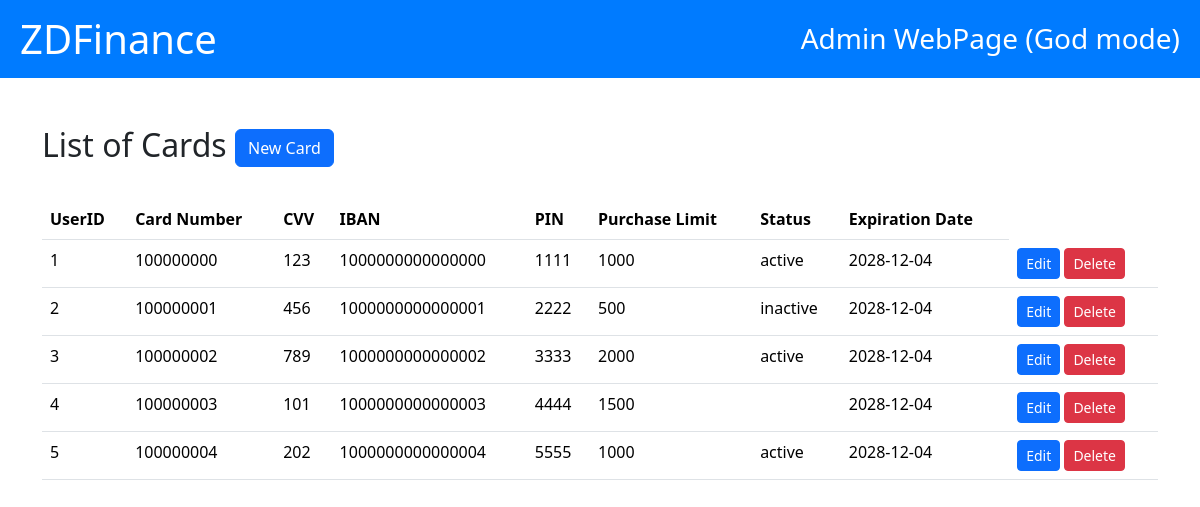
Screenshot of /admin/read_cards.php with the database file from the repository.
### tables this page shows
CREATE TABLE Cards (
    Card_Number BIGINT UNSIGNED NOT NULL AUTO_INCREMENT,
    CVV INT,
    Creation_Date TIMESTAMP DEFAULT CURRENT_TIMESTAMP,
    UserID INT NOT NULL,
    IBAN BIGINT UNSIGNED NOT NULL,
    PIN INT NOT NULL CHECK (PIN BETWEEN 0 AND 9999),
    Purchase_Limit INT NOT NULL CHECK (Purchase_Limit >= 10),
    Status ENUM('active', 'inactive') NOT NULL,
    Expiration_Date DATE GENERATED ALWAYS AS (DATE_ADD(Creation_Date, INTERVAL 4 YEAR)) STORED,
    PRIMARY KEY (Card_Number, CVV),
    FOREIGN KEY (UserId) REFERENCES Users(UserID),
    FOREIGN KEY (IBAN) REFERENCES Accounts(IBAN)
) AUTO_INCREMENT = 100000000;

### admin/read_cards.php (the view, shortened to what this page needs)
<!DOCTYPE html>
<html lang="en">
<head>
    <link href="https://cdn.jsdelivr.net/npm/bootstrap@5.3.3/dist/css/bootstrap.min.css" rel="stylesheet">
</head>
<body>
    <div class="header">
        <h1><a href="index.html">ZDFinance</a></h1>
        <h3>Admin WebPage (God mode)</h3>
    </div>
    <div class="container my-5">
        <h2>
            List of Cards
            <a class="btn btn-primary" href="/POS/admin/create_card.php" role="button">New Card</a>
        </h2>
        <br>
        <table class="table">
            <thead>
                <tr>
                    <th>UserID</th>
                    <th>Card Number</th>
                    <th>CVV</th>
                    <th>IBAN</th>
                    <th>PIN</th>
                    <th>Purchase Limit</th>
                    <th>Status</th>
                    <th>Expiration Date</th>
                </tr>
            </thead>
            <tbody>
                <?php
                $servername = "localhost";
                $username = "root";
                $password = "";
                $database = "pos_db";
                $connection = new mysqli($servername, $username, $password, $database);
                $sql = "SELECT * FROM Cards";
                $result = $connection->query($sql);
                while ($row = $result->fetch_assoc()) {
                    echo "
                    <tr>
                        <td>$row[UserID]</td>
                        <td>$row[Card_Number]</td>
                        <td>$row[CVV]</td>
                        <td>$row[IBAN]</td>
                        <td>$row[PIN]</td>
                        <td>$row[Purchase_Limit]</td>
                        <td>$row[Status]</td>
                        <td>$row[Expiration_Date]</td>
                        <td>
                            <a class='btn btn-primary btn-sm' href='/POS/admin/edit_card.php?Card_Number=$row[Card_Number]'>Edit</a>
                            <a class='btn btn-danger btn-sm' href='/POS/admin/delete_card.php?Card_Number=$row[Card_Number]'>Delete</a>
                        </td>
                    </tr>
                    ";
                }
                ?>
            </tbody>
        </table>
    </div>
</body>
</html>

### admin/read_cards.php (style rules this page uses)
.header { background-color: #007bff; color: white; padding: 15px 20px; display: flex; align-items: center; justify-content: space-between; }
.header h1, .header h3 { margin: 0; }
.header h1 a { color: white; text-decoration: none; }

### rows the page displays
cards: UserID "1", Card_Number "100000000", CVV "123", IBAN "1000000000000000", PIN "1111", Purchase_Limit "1000", Status "active", Expiration_Date "2028-12-04"
cards: UserID "2", Card_Number "100000001", CVV "456", IBAN "1000000000000001", PIN "2222", Purchase_Limit "500", Status "inactive", Expiration_Date "2028-12-04"
cards: UserID "3", Card_Number "100000002", CVV "789", IBAN "1000000000000002", PIN "3333", Purchase_Limit "2000", Status "active", Expiration_Date "2028-12-04"
cards: UserID "4", Card_Number "100000003", CVV "101", IBAN "1000000000000003", PIN "4444", Purchase_Limit "1500", Expiration_Date "2028-12-04"
cards: UserID "5", Card_Number "100000004", CVV "202", IBAN "1000000000000004", PIN "5555", Purchase_Limit "1000", Status "active", Expiration_Date "2028-12-04"
